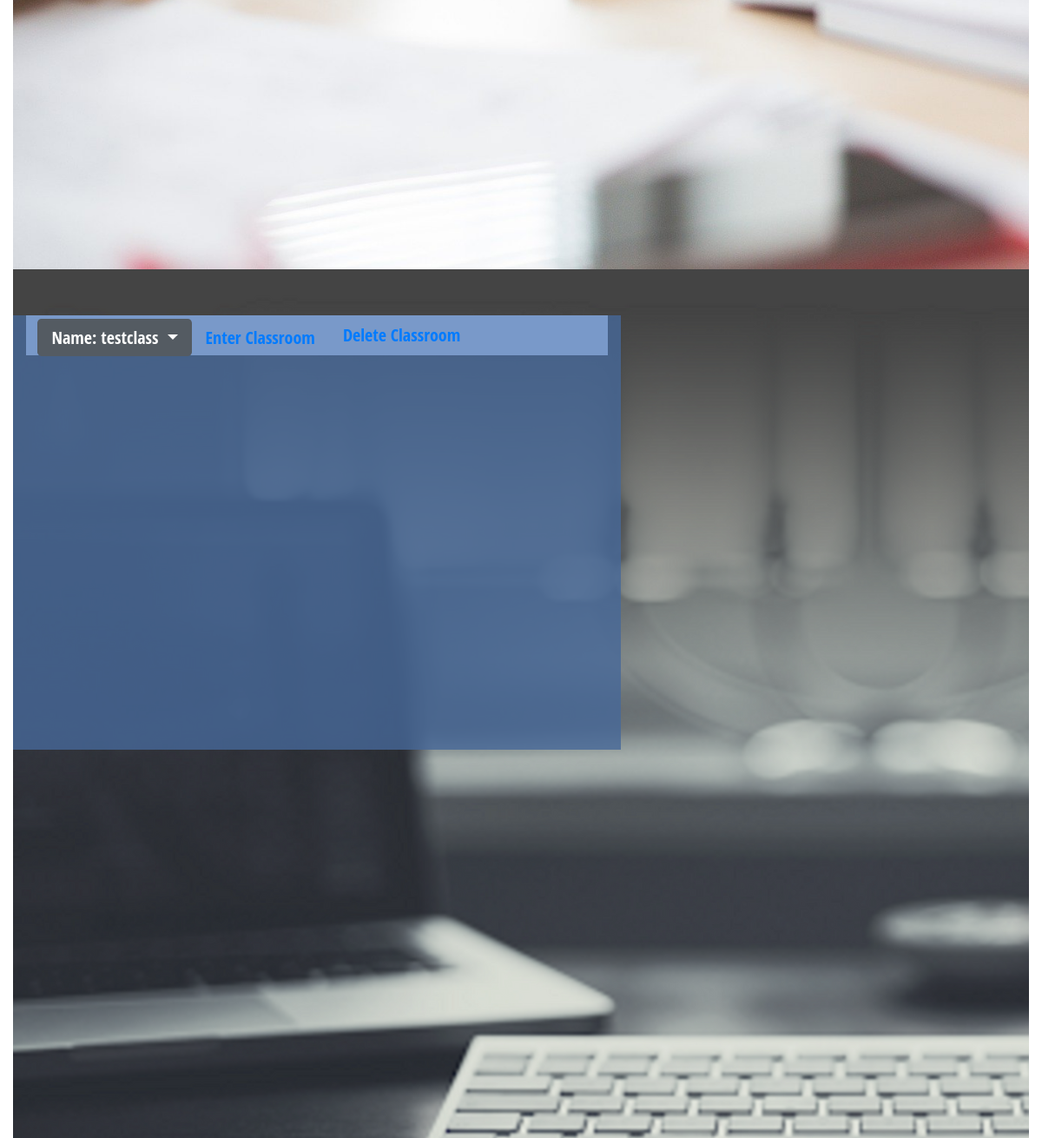
Page /account (signed in, lower part) on the earlier database version.
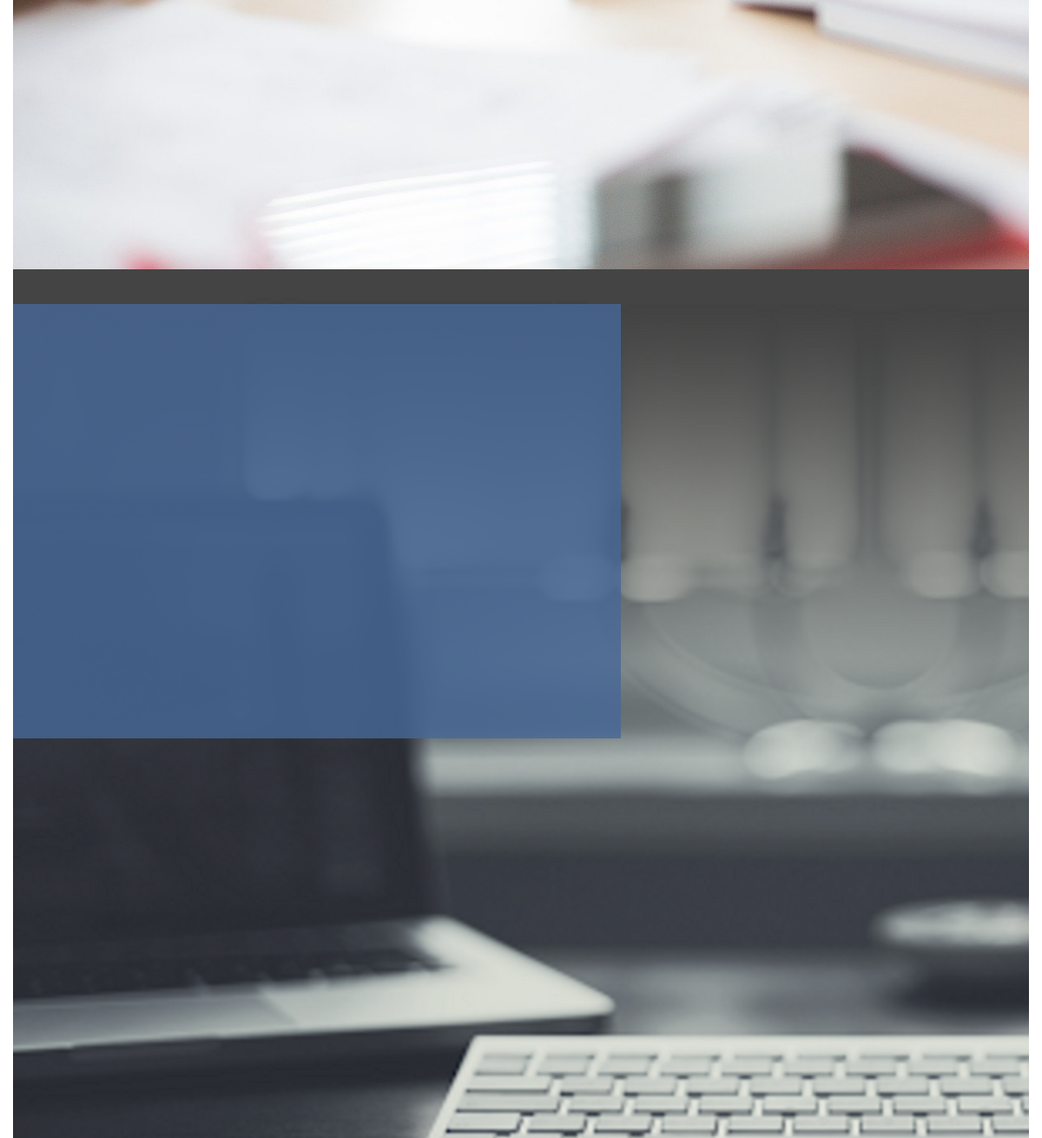
Same page on the later database version.
### bettercrative/models.py (models this page shows)
class Classroom(db.Model):
    id = db.Column(db.Integer, primary_key=True)
    name = db.Column(db.String(20), unique=True, nullable=False)
    date_created = db.Column(db.Date, nullable=False, default=datetime.utcnow)
    user_id = db.Column(db.Integer, db.ForeignKey('user.id'), nullable=False)
    def __repr__(self):
        return f"Classroom('{self.name}')"

### bettercrative/users/routes.py (the view)
@users.route("/account", methods=['GET', 'POST'])
@login_required
def account():
    form = UpdateAccountForm()
    if form.validate_on_submit():
        if form.picture.data:
            picture_file = save_picture(form.picture.data)
            current_user.image_file = picture_file
        current_user.username = form.username.data
        current_user.email = form.email.data
        db.session.commit()
        flash(u'Your account has been updated!', 'success')
        return redirect(url_for('users.account'))
    elif request.method == 'GET':
        form.username.data = current_user.username
        form.email.data = current_user.email
    image_file = url_for('static', filename='profile_pics/' + current_user.image_file)
    return render_template('account.html', title='Account',
                           image_file=image_file, form=form)

### bettercrative/models.py (called while the page is built)
@login_manager.user_loader
def load_user(id):
    return User.query.get(int(id))

### bettercrative/templates/account.html (shortened to what this page needs)
{% extends "layout.html" %}
{% block content %}
<body class="container-fluid">
<div class="col classroomcolumn">
    <div class="classroomdisplay">
        {% for classroom in current_user.classrooms %}
            <div class="row classroom_element">
                <div class="dropdown show">
                    <a aria-expanded="false" aria-haspopup="true" class="btn-lg btn-long btn-secondary dropdown-toggle"
                    data-toggle="dropdown" id="dropdownMenuLink" role="button">
                        Name: {{ classroom.name }}
                    </a>
                </div>
                <div class="edit_class">
                    <a class="btn-lg" href="{{url_for('classrooms.classroom', id=classroom.id, classroom=classroom)}}">
                        Enter Classroom
                    </a>
                </div>
                <div class="delete_class">
                    <a href="{{ url_for('users.delete_classroom', id=classroom.id) }}" class="btn-lg">
                        Delete Classroom
                    </a>
                </div>
            </div>
        {% endfor %}
    </div>
</div>
</body>
{% endblock %}

### bettercrative/templates/layout.html (shortened to what this page needs)
<!DOCTYPE html>
<html lang="en">
<head>
    <link href="https://stackpath.bootstrapcdn.com/bootstrap/4.4.1/css/bootstrap.min.css"
 rel="stylesheet">
    <link href="../static/vendor/fontawesome-free/css/all.min.css" rel="stylesheet" type="text/css">
    <link href="../static/main.css" rel="stylesheet" type="text/css">
</head>
<body id="page-top">
<div class="transparent-background">
    <section class="about-section">
    </section>
</div>
<section class="login-section">
    <div class="login-section-container">
        {% block content %}
        {% endblock %}
    </div>
</section>
</body>
</html>

### bettercrative/static/main.css (style rules this page uses)
body { background-attachment: fixed; font-family: 'Open Sans Condensed'; font-size: 180%; }
section { opacity: 100%; }
body:after { content: ' '; display: block; position: absolute; left: 0; top: 0; z-index: -1; width: 100%; height: 100%; }
.transparent-background { background-image: url("../static/images/laptopmono.jpg"); background-size: cover; }
.about-section { width: 100%; padding-top: 40px; height: 1000px; }
.login-section { width: 100%; padding-top: 40px; height: 1000px; background-image: url('../static/images/login-section-bg.png'); }
.classroomcolumn { background-color:rgba(71, 104, 153, 0.8); height:500px; width:700px; }

Differences in the rows shown:
removed Classroom: name "testclass"
